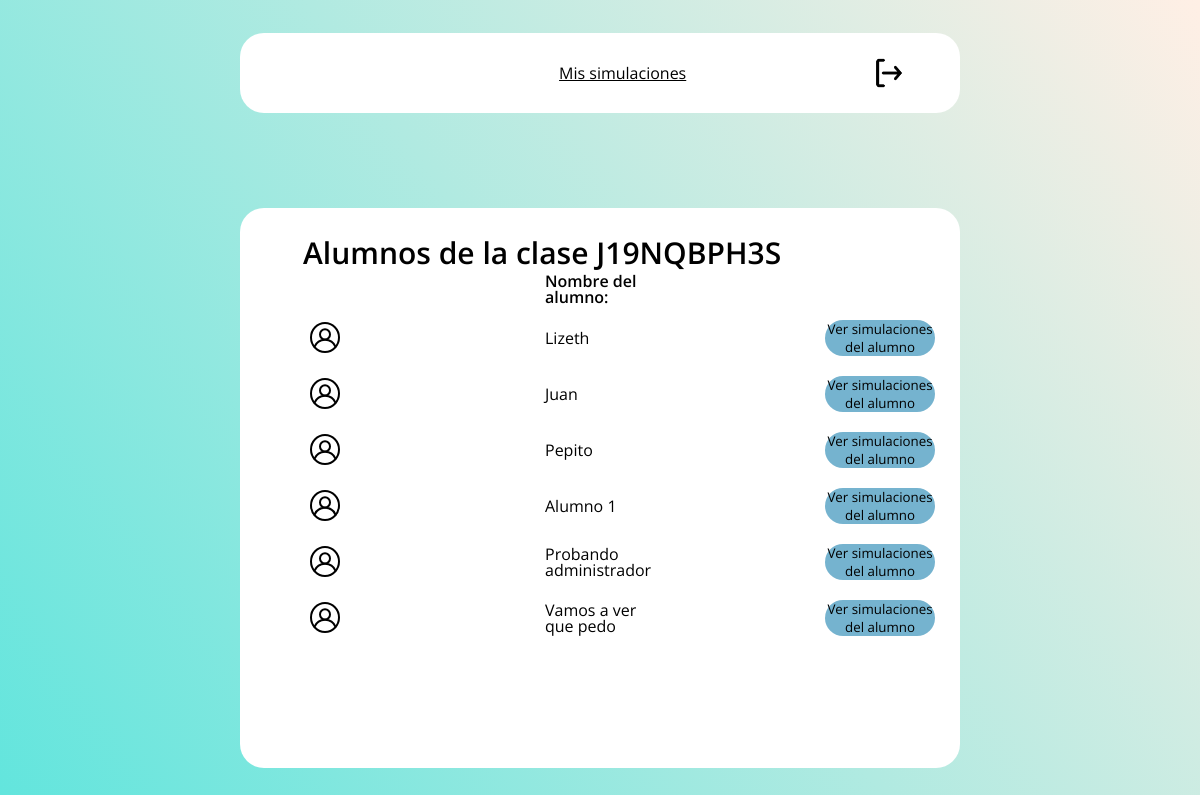
The app's page /ver_alumnos/index.php?clase=4 with its own data.
### tables this page shows
CREATE TABLE `clases` (
  `id_clase` int(11) NOT NULL,
  `id_profesor` int(11) NOT NULL,
  `codigo` varchar(64) NOT NULL
);

CREATE TABLE `alumnos` (
  `id_alumno` int(11) NOT NULL,
  `id_usuario` int(11) NOT NULL,
  `id_clase` int(11) NOT NULL
);

CREATE TABLE `usuarios` (
  `id_usuario` int(11) NOT NULL,
  `usuario` varchar(254) NOT NULL,
  `password` varchar(254) NOT NULL,
  `es_profesor` int(11) NOT NULL DEFAULT 0
);

### ver_alumnos/index.php (the view, shortened to what this page needs)
<?php session_start();
    require '../conexion.php';
    $clase_ver  = $_GET['clase'];
    $alumnos = array();
    $sql = "SELECT * FROM alumnos WHERE id_clase = '$clase_ver'";
    $datos = mysqli_query($con, $sql);
    while($row = mysqli_fetch_assoc($datos)){
        $alumnos[] = $row;
    }
    $sql = "SELECT * FROM clases WHERE id_clase = '$clase_ver'";
    $datos = mysqli_query($con, $sql);
    while($row = mysqli_fetch_assoc($datos)){
        $clase_nombre = $row['codigo'];
    }
?>
<!DOCTYPE html>
<html lang="en">
<head>
    <link rel="stylesheet" href="../css/reset.css">
    <link rel="stylesheet" href="../css/styles.css">
    <link rel="stylesheet" href="../css/clases.css">
</head>
<body style = "font-family: 'Open Sans', sans-serif;">
    <main>
        <header>
            <a href="../simulaciones" style = "color: #000">Mis simulaciones</a>
            <button type="button" onclick="salir()" id = "log_out"><img src="../img/Icono_salir.png" alt="Salir"></button>
        </header>
        <section>
            <h1>Alumnos de la clase <?php echo $clase_nombre; ?></h1>
            <article id="encabezados">
                <h3>Nombre del alumno:</h3>
            </article>
                <form action="../simulaciones/" method = "get" class = "n_form">
                <?php foreach($alumnos as $iteracion => $fila): ?>
                    <?php
                        $id_usuario_ver = $fila['id_usuario'];
                        $sql = "SELECT * FROM usuarios WHERE id_usuario = '$id_usuario_ver'";
                        $datos = mysqli_query($con, $sql);
                        while($row = mysqli_fetch_assoc($datos)){
                            $nombre_usuario = $row['usuario'];
                        }
                    ?>
                    <article>
                        <p class = "icono_a"><img src="../img/Icono_Usuario.svg" alt="Imagen usuario"></p>
                        <p><?php echo $nombre_usuario; ?></p>
                        <p>
                            <button type="submit" value = "<?php echo $id_usuario_ver; ?>" name = "id_alumno" class = "n_button ver_alumno">Ver simulaciones del alumno</button>
                        </p>
                    </article>
                <?php endforeach; ?>
                </form>
        </section>
    </main>
</body>
</html>

### css/styles.css (style rules this page uses)
* { font-family: 'Open Sans', sans-serif; color: #fff; }
body { background: rgb(98,229,221); background: linear-gradient(54deg, rgba(98,229,221,1) 0%, rgba(255,239,229,1) 100%); }
main { width: 100vw; min-height: 100vh; display: flex; justify-content: space-around; align-items: center; flex-direction: column; }
form { position: relative; padding: 20px; border-radius: 24px 24px 24px 24px; -moz-border-radius: 24px 24px 24px 24px; -webkit-border-radius: 24px 24px 24px 24px; background-color: #75B3CF; width: 25%; display: flex; justify-content: center; align-items: center; flex-direction: column; }
a { color: #fff; }
section { width: 60%; min-height: 70vh; display: flex; box-sizing: border-box; justify-content: top; align-items: center; flex-direction: column; background-color: #fff; border-radius: 24px 24px 24px 24px; -moz-border-radius: 24px 24px 24px 24px; -webkit-border-radius: 24px 24px 24px 24px; padding: 30px; color: #000; }
h3, p, h1, article { color: #000; box-sizing: border-box; margin-bottom: 5px; }
article, header { width: 100%; display: flex; align-items: center; justify-content: space-between; }
p, h3 { width: 16.6666%; text-align: left; }
p img { width: 15%; }
h1 { width: 90%; text-align: left; font-size: 30px; font-weight: 600; }
#encabezados { font-weight: 600; }
.icono_a { display: flex; align-items: center; justify-content: space-around; }
header { width: 60%; height: 10vh; background-color: #fff; border-radius: 24px 24px 24px 24px; -moz-border-radius: 24px 24px 24px 24px; -webkit-border-radius: 24px 24px 24px 24px; margin-bottom: 30px; box-sizing: border-box; padding: 20px; }
.n_button { background-color: rgba(0,0,0,0); width: 100%; height: auto; border: 0; padding: 0; display: flex; align-items: center; justify-content: space-between; cursor: pointer; color: #000; }
.n_form { padding: 0; margin: 0; border: 0; background-color: rgba(0,0,0,0); width: 100%; height: auto; }
#log_out { background-color: rgba(0,0,0,0); height: auto; border: 0; padding: 0; display: flex; align-items: center; justify-content: space-between; cursor: pointer; color: #000; width: 10%; }
#log_out img { width: 50%; }
.ver_alumno { justify-content: space-around; background-color: #75B3CF; width: 100%; margin: 5px; border-radius: 24px 24px 24px 24px; -moz-border-radius: 24px 24px 24px 24px; -webkit-border-radius: 24px 24px 24px 24px; }

### css/clases.css (style rules this page uses)
p img { width: 30%; }

### records on screen
clases: codigo "J19NQBPH3S"
alumnos: id_usuario.usuario "Lizeth"
alumnos: id_usuario.usuario "Juan"
alumnos: id_usuario.usuario "Pepito"
alumnos: id_usuario.usuario "Alumno 1"
alumnos: id_usuario.usuario "Probando administrador"
alumnos: id_usuario.usuario "Vamos a ver que pedo"
